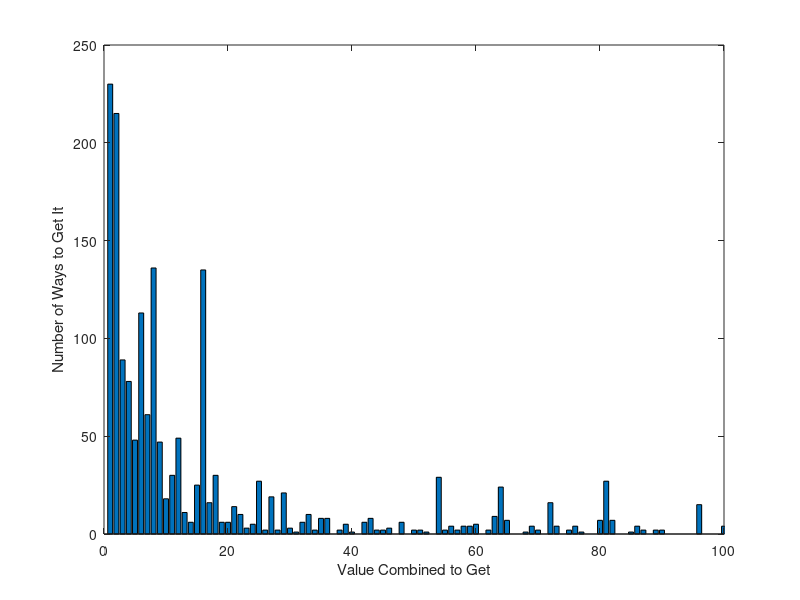

Write the MATLAB code that produced this figure.
%% Initialize Array
% Put doubles in the middle to avoid double counting on number of ways.
r1 = [2 3 3 4]; % Tracks numeric values
r1L={'2','3','3','4'};  % Tracks arithmetic process
num4=[1 2 3 4]; % Used to find which elements are NOT used in the arithemtic step

%% First Arithmetic Combination
r2=[]; % Will be filled with triplets after one arithmetic step
r2L=cell(0,3); % Will be filled with the aritmetic process which produces the values in r2

% I don't want to double count the processes with two of the same number.
% Since I am keeping the doubles in the middle, I won't iterate the first
% loop to the third value if the second and third have the same value.
if r1(2)==r1(3)
    W=2;
else
    W=3;
end

for i = 1:W
    for j = 3:4
        rest = num4(num4~=i & num4~=j); % Determines which indexes are NOT used in this step.
        
        % Using the ith and jth elements, perform ALL arithmetic possible
        % and make triples. The unused elements come first and second and
        % the combination comes third. Note that + and * are communative so
        % the order doesn't matter. -, /, and ^ are not communative so they
        % must be evaluated in BOTH orders.
        r2 = [r2; r1(rest(1)) r1(rest(2)) r1(i)+r1(j)];
        r2L= [r2L; {r1L{rest(1)} r1L{rest(2)} strcat('(',r1L{i},'+',r1L{j},')')}];
        
        r2 = [r2; r1(rest(1)) r1(rest(2)) r1(i)*r1(j)];
        r2L= [r2L; {r1L{rest(1)} r1L{rest(2)} strcat('(',r1L{i},'*',r1L{j},')')}];
        
        r2 = [r2; r1(rest(1)) r1(rest(2)) r1(i)-r1(j)];
        r2L= [r2L; {r1L{rest(1)} r1L{rest(2)} strcat('(',r1L{i},'-',r1L{j},')')}];
        
        r2 = [r2; r1(rest(1)) r1(rest(2)) r1(j)-r1(i)];
        r2L= [r2L; {r1L{rest(1)} r1L{rest(2)} strcat('(',r1L{j},'-',r1L{i},')')}];
        
        r2 = [r2; r1(rest(1)) r1(rest(2)) r1(i)/r1(j)];
        r2L= [r2L; {r1L{rest(1)} r1L{rest(2)} strcat('(',r1L{i},'/',r1L{j},')')}];
        
        r2 = [r2; r1(rest(1)) r1(rest(2)) r1(j)/r1(i)];
        r2L= [r2L; {r1L{rest(1)} r1L{rest(2)} strcat('(',r1L{j},'/',r1L{i},')')}];
        
        r2 = [r2; r1(rest(1)) r1(rest(2)) r1(i)^r1(j)];
        r2L= [r2L; {r1L{rest(1)} r1L{rest(2)} strcat('(',r1L{i},'^',r1L{j},')')}];
        
        r2 = [r2; r1(rest(1)) r1(rest(2)) r1(j)^r1(i)];
        r2L= [r2L; {r1L{rest(1)} r1L{rest(2)} strcat('(',r1L{j},'^',r1L{i},')')}];
        
    end
end


%% Second Arithmatic Step
% This is functionally identical to the first step but now with four
% elements instead of three. This seems like an ideal candidate for
% recursion....

num3=[1 2 3];
r3=[];
r3L=cell(0,2);
for k=1:length(r2)
    r2u=r2(k,:);
    r2Lu=r2L(k,:);
    if r2u(1)==r2u(2)
        M=1;
    else
        M=2;
    end
    for i = 1:M
        for j = i+1:3
            rest = num3(num3~=i & num3~=j);
            r3 = [r3; r2u(rest) r2u(i)+r2u(j)];
            r3L=[r3L; {r2Lu{rest} strcat('(',r2Lu{i},'+',r2Lu{j},')')}];
            r3 = [r3; r2u(rest) r2u(i)*r2u(j)];
            r3L=[r3L; {r2Lu{rest} strcat('(',r2Lu{i},'*',r2Lu{j},')')}];
            r3 = [r3; r2u(rest) r2u(i)-r2u(j)];
            r3L=[r3L; {r2Lu{rest} strcat('(',r2Lu{i},'-',r2Lu{j},')')}];
            r3 = [r3; r2u(rest) r2u(j)-r2u(i)];            
            r3L=[r3L; {r2Lu{rest} strcat('(',r2Lu{j},'-',r2Lu{i},')')}];
            r3 = [r3; r2u(rest) r2u(i)/r2u(j)];
            r3L=[r3L; {r2Lu{rest} strcat('(',r2Lu{i},'/',r2Lu{j},')')}];
            r3 = [r3; r2u(rest) r2u(j)/r2u(i)];
            r3L=[r3L; {r2Lu{rest} strcat('(',r2Lu{j},'/',r2Lu{i},')')}];
            r3 = [r3; r2u(rest) r2u(i)^r2u(j)];
            r3L=[r3L; {r2Lu{rest} strcat('(',r2Lu{i},'^',r2Lu{j},')')}];
            r3 = [r3; r2u(rest) r2u(j)^r2u(i)];
            r3L=[r3L; {r2Lu{rest} strcat('(',r2Lu{j},'^',r2Lu{i},')')}];
        end
    end
end

%% Third Arithmatic Step
% Same as before. Now only two values to combine so fewer loops are needed.


r4=[];
r4L={};
for k=1:length(r3)
    r3u=r3(k,:);
    r3Lu=r3L(k,:);
    r4 = [r4; r3u(1)+r3u(2)];
    r4L = [r4L; {strcat(r3Lu(1),'+',r3Lu(2))}];
    r4 = [r4; r3u(1)*r3u(2)];
    r4L = [r4L; {strcat(r3Lu(1),'*',r3Lu(2))}];
    r4 = [r4; r3u(1)-r3u(2)];
    r4L = [r4L; {strcat(r3Lu(1),'-',r3Lu(2))}];
    r4 = [r4; r3u(2)-r3u(1)];
    r4L = [r4L; {strcat(r3Lu(2),'-',r3Lu(1))}];
    r4 = [r4; r3u(1)/r3u(2)];
    r4L = [r4L; {strcat(r3Lu(1),'/',r3Lu(2))}];
    r4 = [r4; r3u(2)/r3u(1)];
    r4L = [r4L; {strcat(r3Lu(2),'/',r3Lu(1))}];
    r4 = [r4; r3u(1)^r3u(2)];
    r4L = [r4L; {strcat(r3Lu(1),'^',r3Lu(2))}];
    r4 = [r4; r3u(2)^r3u(1)];
    r4L = [r4L; {strcat(r3Lu(2),'^',r3Lu(1))}];
end

%% Determine number of ways to make integers
ways=[];
for ValToMake=1:100
    ways(ValToMake)=size(r4(real(r4)==ValToMake),1);
end
bar(ways)
xlabel('Value Combined to Get')
ylabel('Number of Ways to Get It')
xlim([0 100])

